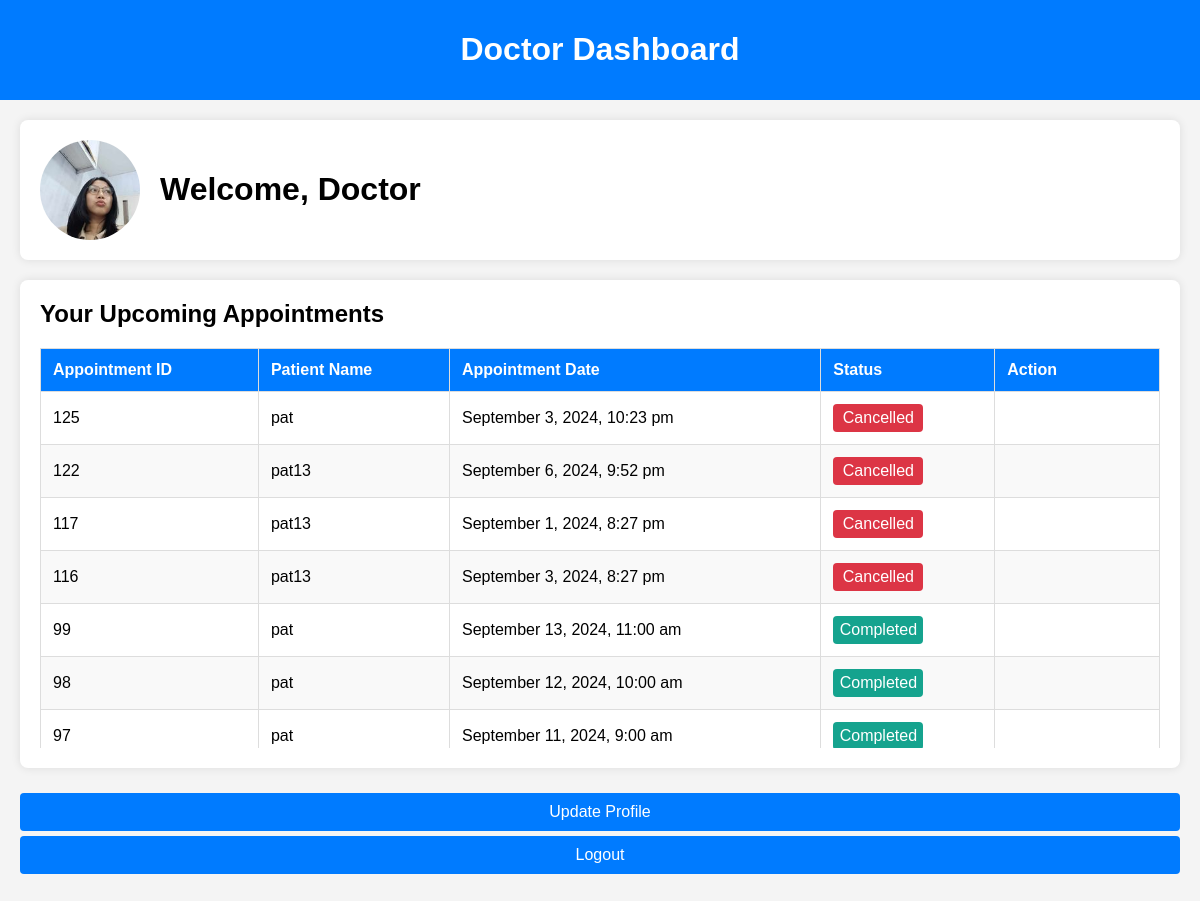
Page /doctor/doctor_dashboard.php (signed in) on the earlier database version.
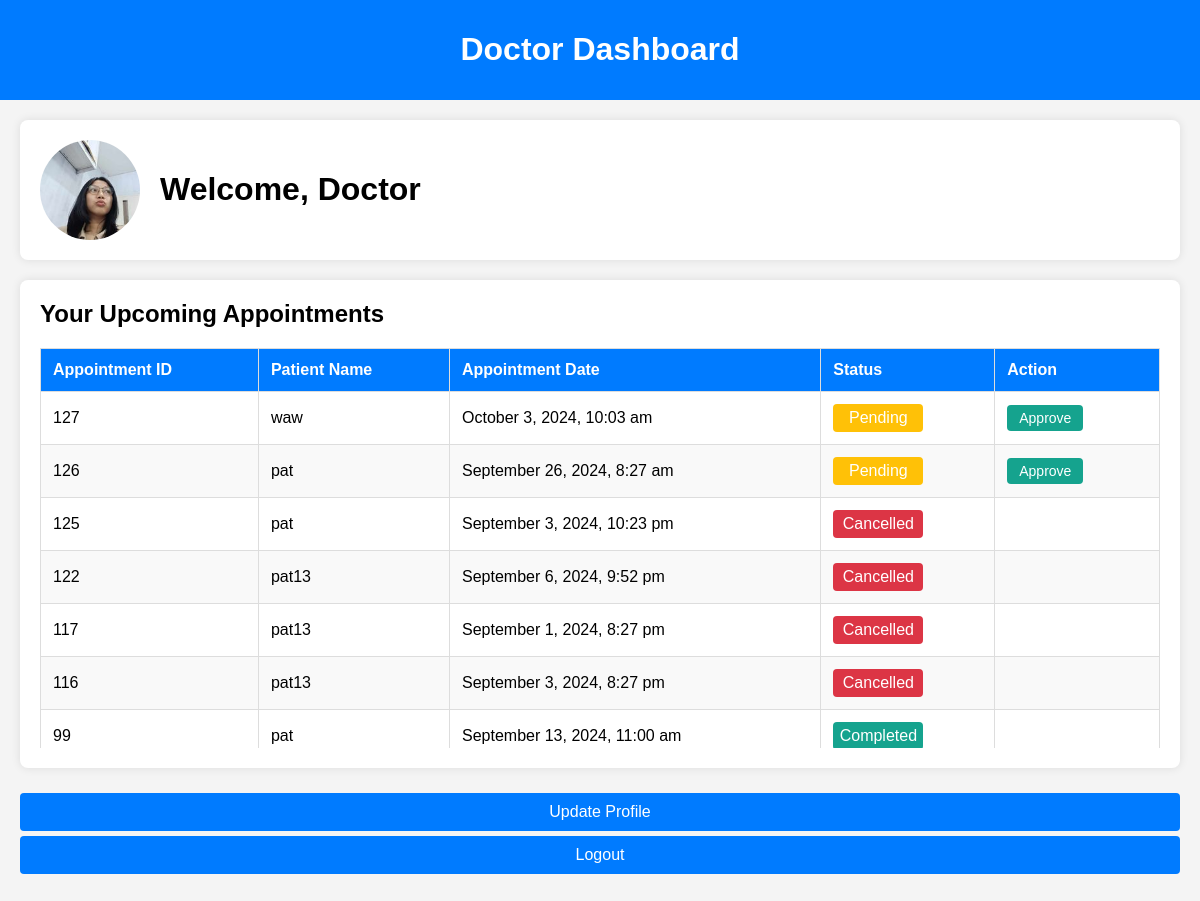
Same page on the later database version.
### tables this page shows
CREATE TABLE `users` (
  `id` int(11) NOT NULL,
  `name` varchar(255) NOT NULL,
  `email` varchar(255) NOT NULL,
  `password` varchar(255) NOT NULL,
  `user_type` enum('admin','doctor','patient') NOT NULL,
  `created_at` timestamp NOT NULL DEFAULT current_timestamp(),
  `updated_at` timestamp NOT NULL DEFAULT current_timestamp() ON UPDATE current_timestamp(),
  `image` varchar(255) DEFAULT 'default_images/default.jpg'
);

CREATE TABLE `appointments` (
  `id` int(11) NOT NULL,
  `patient_id` int(11) NOT NULL,
  `doctor_id` int(11) NOT NULL,
  `appointment_date` datetime NOT NULL,
  `status` enum('Pending','Completed','Cancelled','Approved') DEFAULT 'Pending',
  `created_at` timestamp NOT NULL DEFAULT current_timestamp(),
  `updated_at` timestamp NOT NULL DEFAULT current_timestamp() ON UPDATE current_timestamp(),
  `patient_name` varchar(255) DEFAULT NULL,
  `doctor_name` varchar(255) DEFAULT NULL
);

CREATE TABLE `patients` (
  `id` int(11) NOT NULL,
  `user_id` int(11) DEFAULT NULL,
  `name` varchar(255) NOT NULL,
  `email` varchar(255) NOT NULL
);

### doctor/doctor_dashboard.php (the view, shortened to what this page needs)
<?php
include '../db.php';
$doctor_id = $_SESSION['user_id'];
$stmt = $pdo->prepare("SELECT image FROM users WHERE id = ?");
$stmt->execute([$doctor_id]);
$doctor = $stmt->fetch();
$profile_image = !empty($doctor['image']) ? $doctor['image'] : 'default.jpg';
$stmt = $pdo->prepare("
    SELECT a.id AS appointment_id, p.name AS patient_name, a.appointment_date, a.status
    FROM appointments a
    JOIN patients p ON a.patient_id = p.id
    JOIN doctors d ON a.doctor_id = d.id
    WHERE d.user_id = ?
    ORDER BY a.id DESC
");
$stmt->execute([$doctor_id]);
$appointments = $stmt->fetchAll();
?>
<!DOCTYPE html>
<html lang="en">
<head>
</head>
<body>
<div class="navbar">
    <h1>Doctor Dashboard</h1>
</div>
<div class="container">
    <div class="profile-card">
    <img src="../uploads/<?php echo htmlspecialchars($profile_image); ?>" alt="Profile Image">
        <div>
            <h1>Welcome, Doctor</h1>
        </div>
    </div>
    <div class="card">
        <h2>Your Upcoming Appointments</h2>
        <div class="table-wrapper">
            <table>
                <thead>
                    <tr>
                        <th>Appointment ID</th>
                        <th>Patient Name</th>
                        <th>Appointment Date</th>
                        <th>Status</th>
                        <th class="action-column">Action</th>
                    </tr>
                </thead>
                <tbody>
                    <?php if (!empty($appointments)): ?>
                        <?php foreach ($appointments as $appointment): ?>
                            <tr>
                                <td><?php echo htmlspecialchars($appointment['appointment_id']); ?></td>
                                <td><?php echo htmlspecialchars($appointment['patient_name']); ?></td>
                                <td><?php echo htmlspecialchars(date('F j, Y, g:i a', strtotime($appointment['appointment_date']))); ?></td>
                                <td><span class="status <?php echo htmlspecialchars($appointment['status']); ?>"><?php echo htmlspecialchars($appointment['status']); ?></span></td>
                                <td class="action-column">
                                    <?php if ($appointment['status'] === 'Pending'): ?>
                                        <button class="action-button approve-btn" data-id="<?php echo htmlspecialchars($appointment['appointment_id']); ?>">Approve</button>
                                    <?php elseif ($appointment['status'] === 'Approved'): ?>
                                        <button class="action-button complete-btn" data-id="<?php echo htmlspecialchars($appointment['appointment_id']); ?>">Complete</button>
                                    <?php endif; ?>
                                </td>
                            </tr>
                        <?php endforeach; ?>
                    <?php else: ?>
                        <tr>
                            <td colspan="5" style="text-align: center;">No appointments found.</td>
                        </tr>
                    <?php endif; ?>
                </tbody>
            </table>
        </div>
    </div>
    <div class="dashboard-links">
        <a href="update_profile.php">Update Profile</a>
        <a href="../logout.php">Logout</a>
    </div>
</div>
</body>
</html>

### doctor/doctor_dashboard.php (style rules this page uses)
body { font-family: Arial, sans-serif; background-color: #f4f4f4; margin: 0; padding: 0; }
.navbar { background-color: #007bff; padding: 10px; color: white; text-align: center; }
.container { padding: 20px; max-width: 1200px; margin: 0 auto; display: flex; flex-direction: column; }
.profile-card { display: flex; align-items: center; background: #fff; padding: 20px; border-radius: 8px; box-shadow: 0 0 10px rgba(0, 0, 0, 0.1); margin-bottom: 20px; }
.profile-card img { border-radius: 50%; width: 100px; height: 100px; object-fit: cover; margin-right: 20px; }
.profile-card h1 { margin: 0; }
.card { background: #fff; padding: 20px; border-radius: 8px; box-shadow: 0 0 10px rgba(0, 0, 0, 0.1); margin-bottom: 20px; }
.card h2 { margin-top: 0; }
.dashboard-links a { display: block; padding: 10px; margin: 5px 0; background: #007bff; color: white; text-decoration: none; border-radius: 4px; text-align: center; }
.table-wrapper { margin-top: 20px; max-height: 400px; overflow-y: auto; }
table { width: 100%; border-collapse: collapse; border: 1px solid #ddd; }
th, td { padding: 12px; text-align: left; border: 1px solid #ddd; }
th { background-color: #007bff; color: white; font-weight: bold; }
tr:nth-child(even) { background-color: #f9f9f9; }
.status { padding: 5px; border-radius: 4px; color: white; text-align: center; display: inline-block; min-width: 80px; }
.status.Pending { background-color: #ffc107; }
.status.Completed { background-color: #15a38e; }
.status.Cancelled { background-color: #dc3545; }
.action-button { background-color: #15a38e; color: white; border: none; padding: 5px 12px; border-radius: 4px; cursor: pointer; font-size: 14px; text-align: center; }

Differences in the rows shown:
no longer on this page (row unchanged): appointments: id "98", patient.name "pat", appointment_date "September 12, 2024, 10:00 am", status "Completed"
no longer on this page (row unchanged): appointments: id "97", patient.name "pat", appointment_date "September 11, 2024, 9:00 am", status "Completed"
added appointments: id "127", patient.name "waw", appointment_date "October 3, 2024, 10:03 am", status "Pending"
added appointments: id "126", patient.name "pat", appointment_date "September 26, 2024, 8:27 am", status "Pending"
